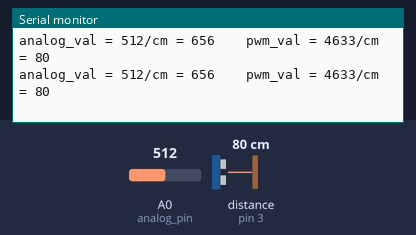
Bench run of a sketch on a simulated Arduino Uno, built with avr-gcc and run on an emulated ATmega328P. Parts: the last lines printed to the serial monitor. Wiring (inferred from the names in the program): range finder with pulse-width output: data pin 3. Inputs (shaded band) come from the test bench; at power-on: distance to the obstacle (sensor on pin 3) 80 cm, A0 (analog_pin) = 512. The echo pulse lasts 58.3 µs per cm.

Above: at 1.2 s.
1.3 s: distance to the obstacle (sensor on pin 3) set to 2 cm
At 1.7 s:
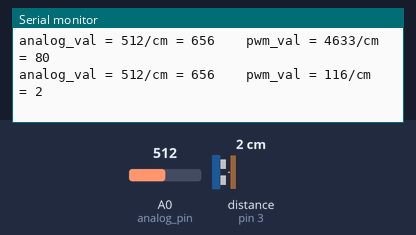
2.8 s: A0 (analog_pin) set to 716
At 2.92 s:
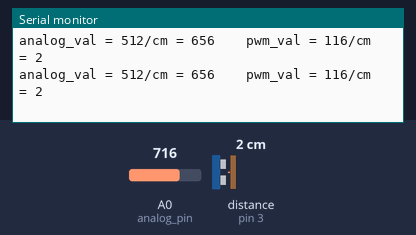
4.3 s: distance to the obstacle (sensor on pin 3) set to 4 cm
At 4.39 s:
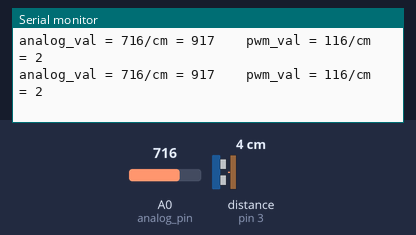
5.8 s: A0 (analog_pin) set to 900
At 5.86 s:
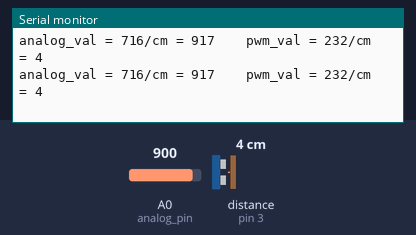
Timing chart, 0 to 8.3 s (numbered marks = the images above; inputs shaded):
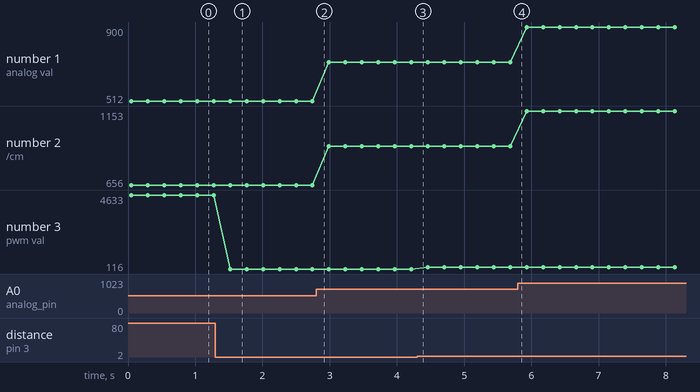

The sketch:

MAXSONAR_1.ino
```cpp
//MaxSonar anschluss von hinten pin1 neben schraube links
// GND, 5V, frei, frei, Analog, Digital, frei
const int analog_pin = A0;  // Аналоговый сигнал датчика
const int pwm_pin    = 3;   // ШИМ-сигнал датчика

int analog_val = 0; // значение аналогового сигнала
int pwm_val    = 0; // значение ШИМ-сигнала

void setup() {
  Serial.begin(9600);
  pinMode(pwm_pin, INPUT);
}

void loop() {
  // Прочитать значения сигналов
  analog_val = analogRead(analog_pin);
  pwm_val    = pulseIn(pwm_pin, HIGH);

  // Перевести значение в сантиметры
  int analog_val_cm = analog_val/0.78;

  // Из Datasheet: PW – This pin outputs a pulse width representation of range.
  // To alculate distance use the scale factor of 147mS per inch.
  // следовательно, 57.87 per cm.
  int pwm_val_cm    = pwm_val/57.87;

  // Вывод результатов
  Serial.print("analog_val = " );  Serial.print(analog_val);
  Serial.print("/cm = ");          Serial.print(analog_val_cm);

  Serial.print("\t\tpwm_val = " ); Serial.print(pwm_val);
  Serial.print("/cm = ");          Serial.print(pwm_val_cm);

  Serial.println();

  delay(200);
}
```

Measured:
- after the input at 1.3 s, the serial monitor: prints a new line after 0.22 s (image 1)
- plotted number 1: 512 → 716 after the input at 2.8 s, 716 → 900 after the input at 5.8 s
- plotted number 2: 656 → 917 after the input at 2.8 s, 917 → 1153 after the input at 5.8 s
- plotted number 3: 4633 → 116 after the input at 1.3 s, 116 → 232 after the input at 4.3 s
